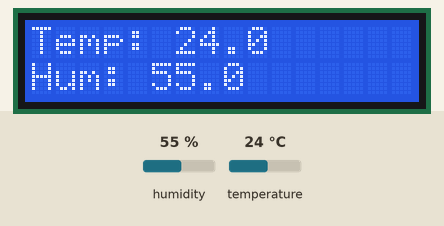
This program was run on a simulated Raspberry Pi (BCM pin numbers). Shown: 16×2 character LCD. The inputs (shaded band) are chosen by the test bench; at power-on: humidity 55 %, temperature 24 °C. The clock reads 2024-03-15 10:24:30 at power-on unless the program sets it; no MQTT or app messages arrive unless stated; every time zone reads the same local clock; library files of the repository ran but are not shown: LCD1602.py; what the program prints to the terminal is not drawn.

Above: at 3.0 s.

The program:

temp.py
```python
#from sqlite3 import Cursor
import Adafruit_DHT
import paho.mqtt.client as mqtt
import json
import time
from datetime import datetime, timezone, timedelta
from pytz import timezone
import LCD1602

LCD1602.init(0x3f, 1)   # init(slave address, background light)
time.sleep(2)


tz = timezone('Asia/Taipei')
now = datetime.now(tz)
humidity, temperature = Adafruit_DHT.read_retry(11,4)


while(1):
    # Show Web Message
    client = mqtt.Client()
    client.username_pw_set("jane","zxc123asd")
    client.connect("192.168.168.77", 1883, 60)
    # Show Humidity And Temperature
    if humidity is not None and temperature is not None:
        try:
            print('Press Ctrl-C To Stop')
            LCD1602.write(0, 0,"Temp: {}                ".format(temperature))
            LCD1602.write(0, 1,"Hum: {}                ".format(humidity))
            time.sleep(1)
        except KeyboardInterrupt:
            print('Close Program')

        print("Temp={0:0.1f}*C  Humidity={1:0.1f}%".format(temperature, humidity))
        payload = {'Temperature' : temperature , 'Humidity' : humidity,'Time':str(now.hour)+":"+str(now.minute)}
        print (json.dumps(payload))
        #要發布的主題和內容
        client.publish("Try/MQTT/Temperature_humidity", json.dumps(payload))
        time.sleep(2)
    else:
            print("Failed to retrieve data from HDT22 sensor")
```
